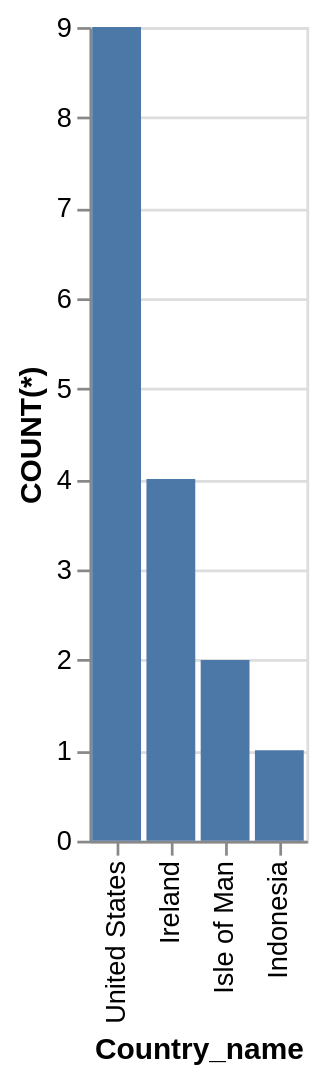

This figure's Vega-Lite source:
### Vega-Lite specification from a JSON file in a GitHub repository (floating-point values rounded to 4 significant figures)
{"data": {"values": [{"x_data": "United States", "y_data": 9}, {"x_data": "Ireland", "y_data": 4}, {"x_data": "Isle of Man", "y_data": 2}, {"x_data": "Indonesia", "y_data": 1}]}, "mark": "bar", "encoding": {"x": {"field": "x_data", "type": "nominal", "title": "Country_name", "sort": {"op": "sum", "field": "y_data", "order": "descending"}}, "y": {"field": "y_data", "type": "quantitative", "title": "COUNT(*)"}}}
